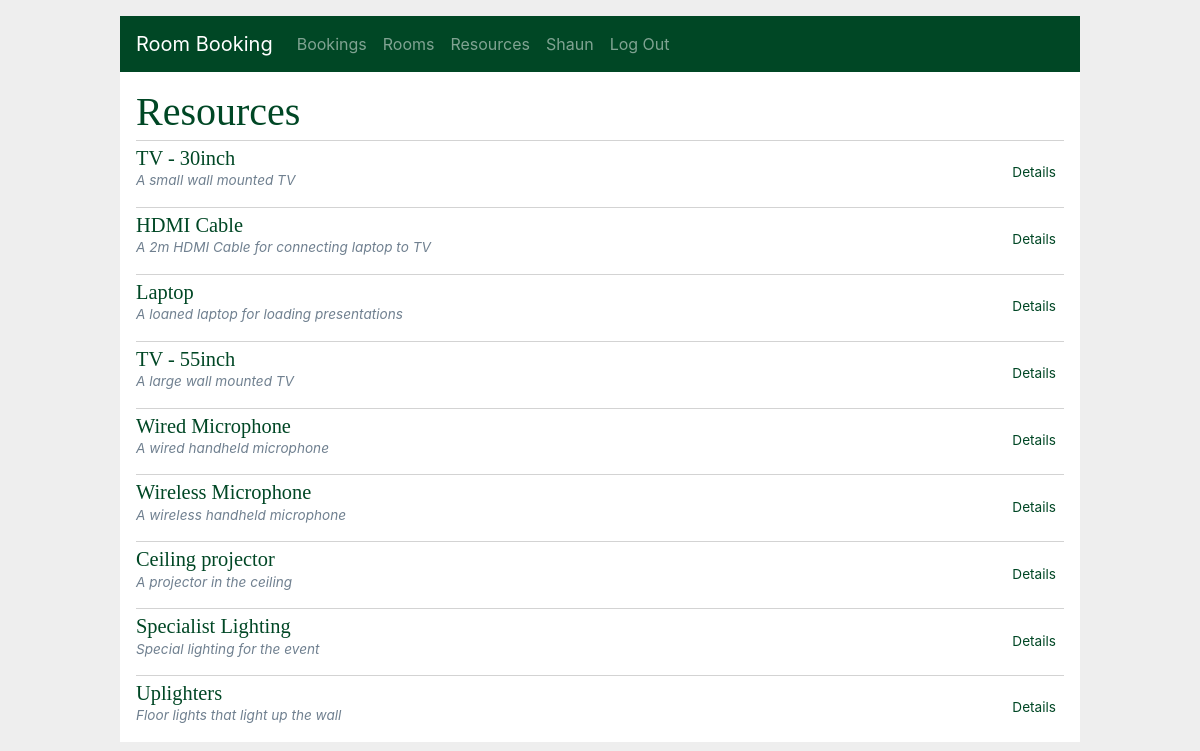
Before: /resources/ (signed in) with the older database file.
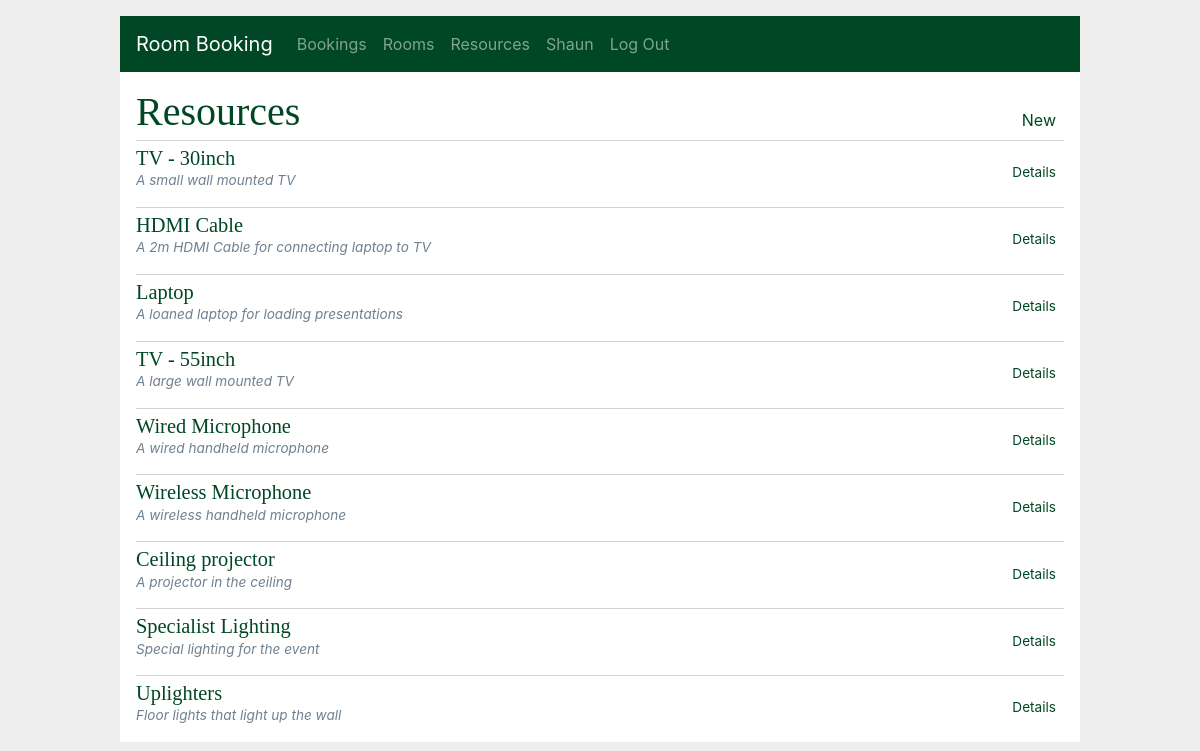
After: the same page with the newer database file.
### app/resources/routes.py (the view)
@bp.route('/')
@login_required
def index():
    resources = Resource.query.all()
    return render_template('resources/index.html', resources=resources)

### app/main/routes.py (called while the page is built)
@bp.before_app_request
def load_logged_in_user():
    user_id = session.get('user_id')
    if user_id is None:
        g.user = None
    else:
        g.user = User.query.filter_by(
                id=user_id).first()

def login_required(view):
    @functools.wraps(view)
    def wrapped_view(**kwargs):
        if g.user is None:
            return redirect(url_for('main.login'))
        return view(**kwargs)
    return wrapped_view

### app/templates/resources/index.html
{% extends 'base.html' %}
{% block header %}
  <h1>{% block title %}Resources{% endblock %}</h1>
  {% if g.user.role == 'admin' %}
    <a class="action" href="{{ url_for('resources.create') }}">New</a>
  {% endif %}
{% endblock %}
{% block content %}
  {% for resource in resources %}
    <article class="booking">
      <header>
        <div>
          <a href="{{ url_for('resources.details', id=resource['id']) }}"><h1>{{ resource['name'] }}</h1></a>
          <div class="about"> {{ resource['description'] }}</div>
        </div>
        <div>
          <a class="action" href="{{ url_for('resources.details', id=resource['id']) }}">Details</a>
        </div>
      </header>
    </article>
    {% if not loop.last %}
      <hr style="margin-bottom: 0">
    {% endif %}
  {% endfor %}
{% endblock %}

Changed rows visible on the page:
changed User "Shaun": role "user" → "admin" (drawn)
Other visible differences:
text now shown: "New"
